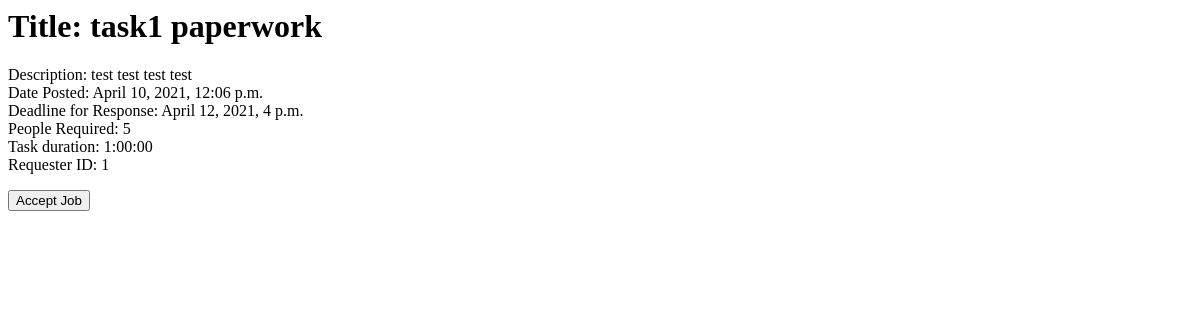
The app's page /oddjob/1/ with its own data.
### oddjob/models.py (models this page shows, shortened)
class Job(models.Model):
    title = models.CharField(max_length=150, null=True, blank=True)
    description = models.CharField(max_length=500, null=True, blank=True)
    originUser = models.ForeignKey(UserProfile, on_delete=models.CASCADE, related_name='originUser', null=True, blank=True)
    contributors = models.ManyToManyField(UserProfile, related_name='contributors', null=True, blank=True)
    datePosted = models.DateTimeField(null=True, blank=True)
    dateDue = models.DateTimeField(null=True, blank=True)
    numHelperRequested = models.IntegerField(null=True, blank=True)
    tags = models.ManyToManyField(Tag, null=True, blank=True)
    taskDuration = models.DurationField(null=True, blank=True)

### oddjob/views.py (the view)
# urls.py: path('<int:job_id>/', views.detail, name='detail' ),
def detail(request, job_id):
    try:
        context = {'job': Job.objects.get(id=job_id)}
    except:
        raise Http404("Job does not exist.")
    return render(request, 'oddjob/detail.html', context)

### oddjob/templates/oddjob/detail.html (shortened to what this page needs)
<html>
{% load static %}
<link rel="stylesheet" type="text/css" href="{% static 'oddjob/detailscreen.css' %}">
	<head>
		<h1>Title: {{ job.title }}</h1>
	</head>
	<body>
		<p>Description: {{ job.description }} <br>
		Date Posted: {{ job.datePosted }} <br>
	    Deadline for Response: {{ job.dateDue }} <br>
		People Required: {{ job.numHelperRequested }} <br>
		Task duration: {{ job.taskDuration }} <br>
		Requester ID: {{ job.originUser_id }}
		</p>
		<button id="myBtn">Accept Job</button>
	</body>
</html>

### records on screen
Job: title "task1 paperwork", description "test test test test", datePosted "April 10, 2021, 12:06 p.m.", dateDue "April 12, 2021, 4 p.m.", numHelperRequested "5", taskDuration "1:00:00", originUser_id "1"
